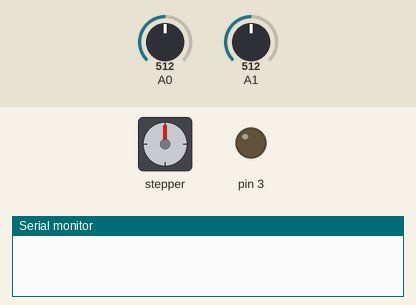
Bench run of a sketch on a simulated Arduino Uno, built with avr-gcc and run on an emulated ATmega328P. Parts: stepper motor, output pins drawn as LEDs (lit = HIGH), the last lines printed to the serial monitor. The inputs (shaded band) are chosen by the test bench; at power-on: A1 = 512, A0 = 512. Stepper angles assume 2048 steps per turn.

Above: at 1.2 s.
1.3 s: A1 set to 595
2.8 s: A1 set to 627
At 3.81 s:
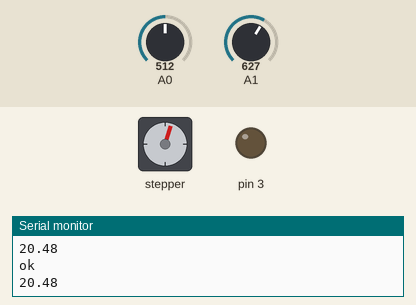
At 4.51 s:
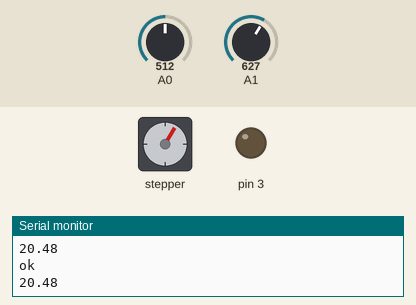
5.8 s: A1 set to 122
At 7.77 s:
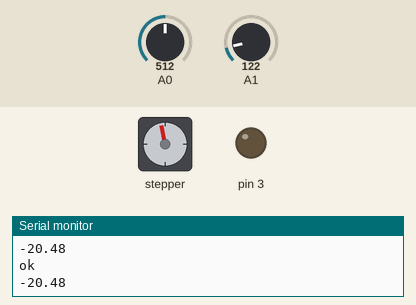
8.8 s: A1 set to 1023
Timing chart, 0 to 18.8 s (numbered marks = the images above; inputs shaded):
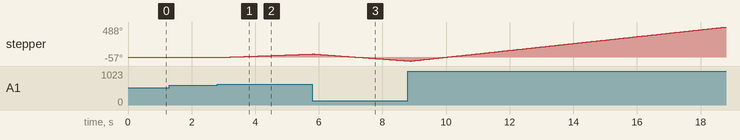

Measured:
- the behaviour switches between 613 and 614 on A1 (found by bisection; images 0 and 1)
- after the input at 1.3 s, every drawn part: stays the same
- after the input at 2.8 s, stepper: keeps turning clockwise at about 19°/s, starting at once

The sketch:

microscope.ino
```cpp
#include <Stepper.h>

#define STEPS 32
#define ONE_REV 2048.0
#define SCREW_DIST 1.0
#define RES 0.01
// create an instance of the stepper class using the steps and pins
Stepper stepper(STEPS, 8, 10, 9, 11);

float val = 0;
float led = 0;

void setPwmFrequency(int pin, int divisor) {
  byte mode;
  if(pin == 5 || pin == 6 || pin == 9 || pin == 10) {
    switch(divisor) {
      case 1: mode = 0x01; break;
      case 8: mode = 0x02; break;
      case 64: mode = 0x03; break;
      case 256: mode = 0x04; break;
      case 1024: mode = 0x05; break;
      default: return;
    }
    if(pin == 5 || pin == 6) {
      TCCR0B = TCCR0B & 0b11111000 | mode;
    } else {
      TCCR1B = TCCR1B & 0b11111000 | mode;
    }
  } else if(pin == 3 || pin == 11) {
    switch(divisor) {
      case 1: mode = 0x01; break;
      case 8: mode = 0x02; break;
      case 32: mode = 0x03; break;
      case 64: mode = 0x04; break;
      case 128: mode = 0x05; break;
      case 256: mode = 0x06; break;
      case 1024: mode = 0x07; break;
      default: return;
    }
    TCCR2B = TCCR2B & 0b11111000 | mode;
  }
}

void setup() {
  Serial.begin(9600);
  pinMode(3, OUTPUT);
  setPwmFrequency(3, 1);
}

void off() {
  digitalWrite(8, LOW);
  digitalWrite(9, LOW);
  digitalWrite(10, LOW);
  digitalWrite(11, LOW);
}

int getcommand() {
  int ax = map (analogRead(A1), 0, 1023, -2, 3);
  led += map (analogRead(A0), 0, 1023, -1, 2)/100.;
  if(led > 254) led = 254;
  if(led < 0) led = 0;
  analogWrite(3, led);
  stepper.setSpeed(abs(ax)*200);
  if(ax < 0) val = -RES;
  else if(ax > 0) val = RES;
  else val = 0;
  return ax;
}

void loop() {
  getcommand();
  if(val !=0 ) {
    Serial.println((val/SCREW_DIST) * ONE_REV);
    stepper.step((val/SCREW_DIST) * ONE_REV);
    Serial.write("ok\n");
  }
  else off();
}
```
